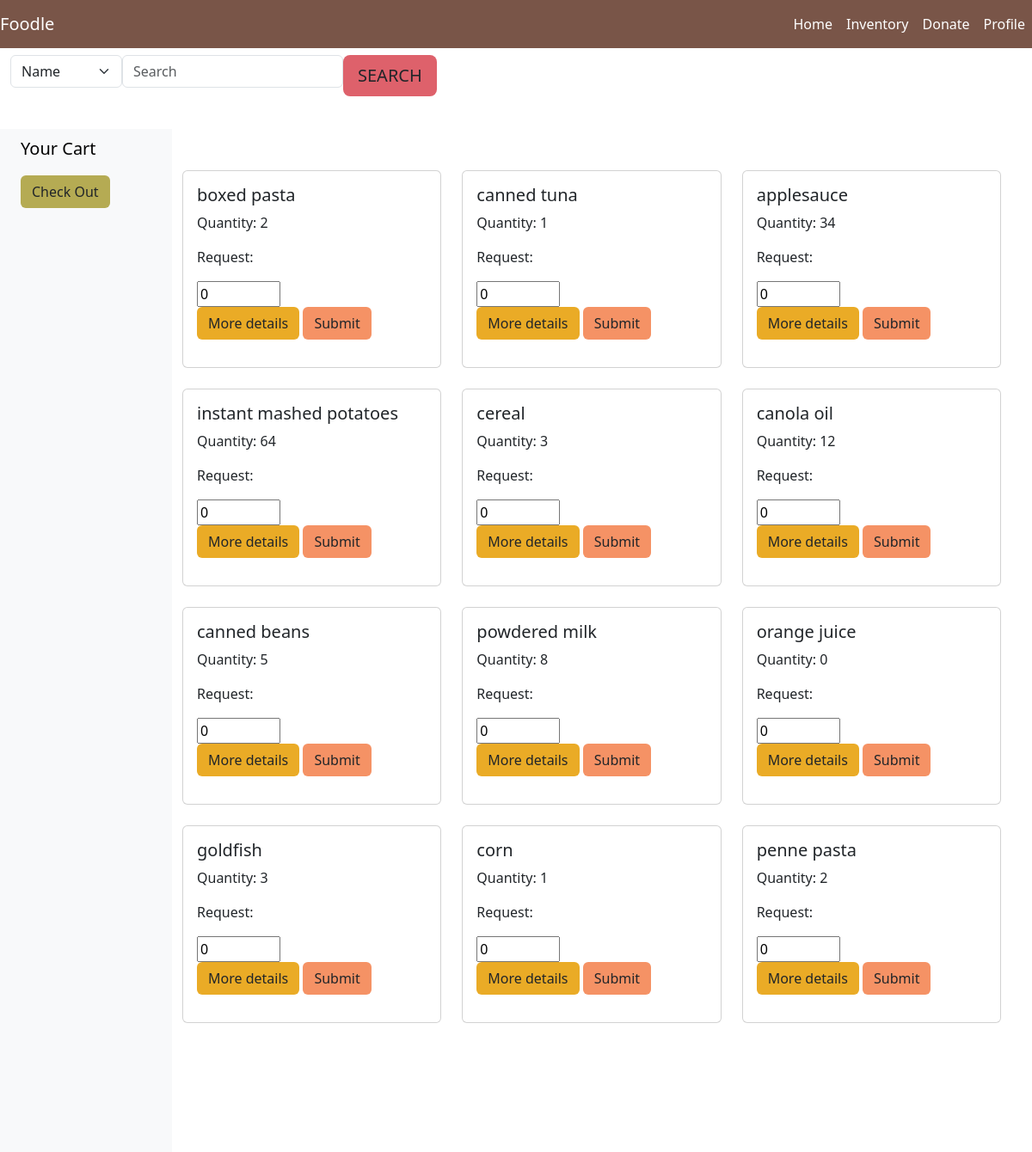
Page /inventory (signed in) on the committed database.
### app.py (models this page shows, shortened)
class Inventory(db.Model):
    id= db.Column(db.Integer, primary_key=True)
    name = db.Column(db.String)
    qty = db.Column(db.Integer)
    description = db.Column(db.String(255))
    bank = db.Column(db.String)

### app.py (the view, shortened to what this page needs)
@app.route('/inventory', methods=["POST","GET"])
@login_required
def inventory():
    all_inventory = Inventory.query.all()
    cart = session.get('cart', [])
    session['cart'] = cart
    return render_template("inventory.html", invent_list=all_inventory, cart=cart)

### app.py (called while the page is built)
@login_manager.user_loader
def load_user(user_id):
    return User.query.get(int(user_id))

### templates/inventory.html (shortened to what this page needs)
{%extends "base.html"%}
{%block content%}
<div class="container-fluid overflow-hidden">
  <nav class="navbar navbar-expand-lg navbar-light">
    <div class="collapse navbar-collapse" id="navbarSupportedContent">
      <ul class="navbar-nav mr-auto">
        <div class="form-floating mb-3 d-flex justify-content-center">
          <form action="/inventory" method="POST">
            <li>
              <select class="form-select" aria-label="Default select example" name="search_by">
                <option value="name">Name</option>
              </select>
            </li>
        </div>
        <li class="nav-item">
          <input type="text" class="form-control" id="floatingInput" placeholder="Search" name='search_text' required>
        </li>
        <li class="nav-item">
          <button type="submit" class="btn btn-lg" style = "background-color: rgb(222, 97, 107)" name="search">SEARCH</button>
        </li>
      </ul>
    </div>
  </nav>
  <div class="row vh-100 overflow-auto">
    <div class="col-12 col-sm-3 col-xl-2 px-sm-2 px-0 bg-light d-flex sticky-top">
      <div class="d-flex flex-sm-column flex-row flex-grow-1 align-items-center align-items-sm-start px-3 pt-2 text-clack">
        <a href="/" class="d-flex align-items-center pb-sm-3 mb-md-0 me-md-auto text-black text-decoration-none">
          <span class="fs-5">Your Cart</span>
        </a>
        <ul class="nav nav-pills flex-sm-column flex-row flex-nowrap flex-shrink-1 flex-sm-grow-0 flex-grow-1 mb-sm-auto mb-0 justify-content-center align-items-center align-items-sm-start" id="menu">
          <form action="/inventory" method="POST">
            <li>
              <button type="submit" class="btn" style = "background-color: #B5AB53" name="checkout">Check Out</button>
            </li>
          </form>
        </ul>
      </div>
    </div>
      <div class="col d-flex flex-column h-100">
        <div class="row">
          <div class="row row-cols-1 row-cols-md-3 g-4">
            {%for thing in invent_list%}
            <div class="col">
              <div class="card">
                <form action="/inventory" method="POST">
                <div class="card-body">
                  <h5 class="card-title">{{thing.name}}</h5>
                  <p class="card-text">
                    <label for="qty">Quantity: {{thing.qty}}</label>
                <p>Request:</p>
                <input type="number" id="qty" name="qty" min="0" max="100" step="1" value="0">
                <br>
                <button type="button" class="btn" style = "background-color: #EAAB26" data-bs-toggle="modal" data-bs-target="#exampleModal{{ loop.index }}">
                  More details
                </button>
                <button type="submit" class="btn" style = "background-color: #F59265" name="food_picked">Submit</button>
                  </p>
                </div>
              </form>
              </div>
            </div>
            {%endfor%}
          </div>
      </div>
  </div>
</div>
{%endblock%}

### templates/base.html (shortened to what this page needs)
<!doctype html>
<html lang="en">
  <head>
    <link href="https://cdn.jsdelivr.net/npm/bootstrap@5.3.3/dist/css/bootstrap.min.css" rel="stylesheet">
  </head>
  <body>
    <nav class="navbar navbar-expand-lg" style="background-color: #795548">
      <a class="navbar-brand" href="#" style="color: white">Foodle</a>
      <div class="collapse navbar-collapse justify-content-end" id="navbarSupportedContent">
        <ul class="navbar-nav ml-auto">
          <li class="nav-item active">
            <a class="nav-link" href="/" style="color: white;">Home</a>
          </li>
          <li class="nav-item">
            <a class="nav-link" href="/inventory" style="color: white;">Inventory</a>
          </li>
          <li class="nav-item">
            <a class="nav-link" href="/donate" style="color: white;">Donate</a>
          </li>
          <li class="nav-item">
            <a class="nav-link" href="/inventory" style="color: white;">Profile</a>
          </li>
          </ul>
      </div>
    </nav>
    {%block content%}
    {%endblock%}
  </body>
</html>

### rows in the picture
Inventory: name "boxed pasta", qty "2"
Inventory: name "canned tuna", qty "1"
Inventory: name "applesauce", qty "34"
Inventory: name "instant mashed potatoes", qty "64"
Inventory: name "cereal", qty "3"
Inventory: name "canola oil", qty "12"
Inventory: name "canned beans", qty "5"
Inventory: name "powdered milk", qty "8"
Inventory: name "orange juice", qty "0"
Inventory: name "goldfish", qty "3"
Inventory: name "corn", qty "1"
Inventory: name "penne pasta", qty "2"
